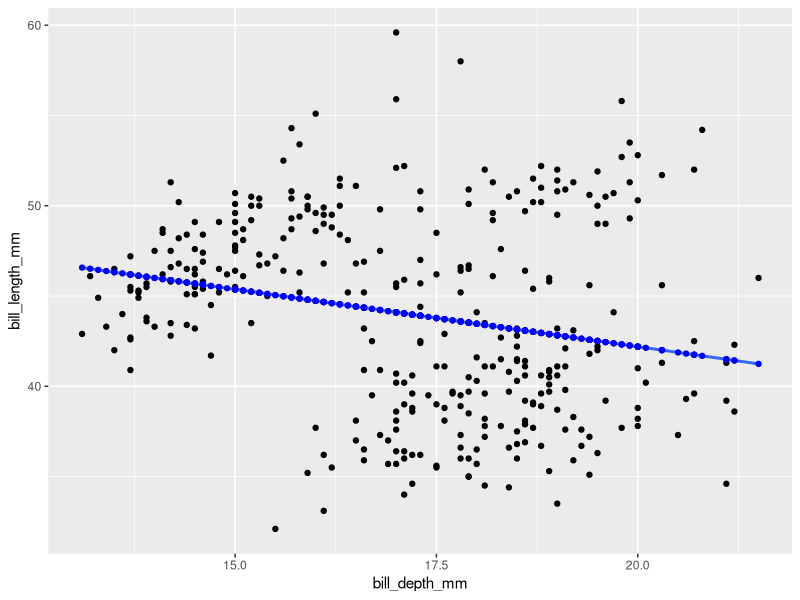
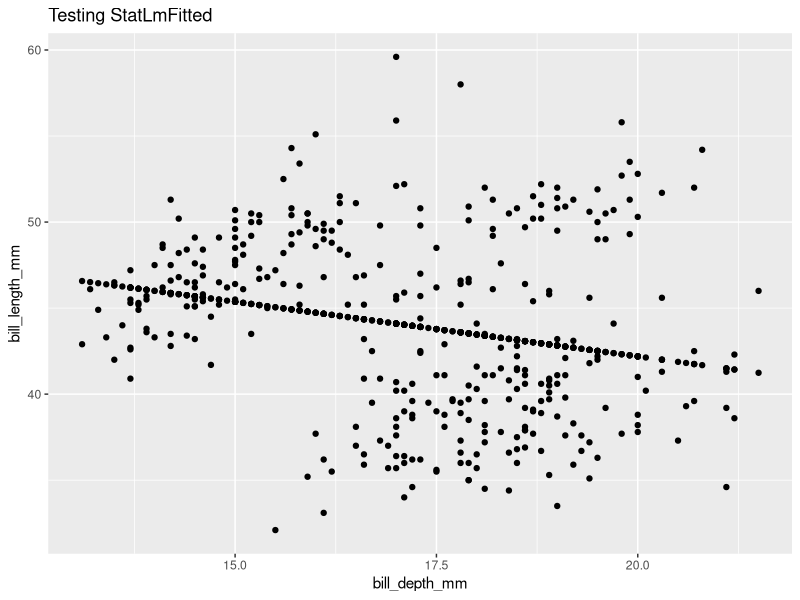
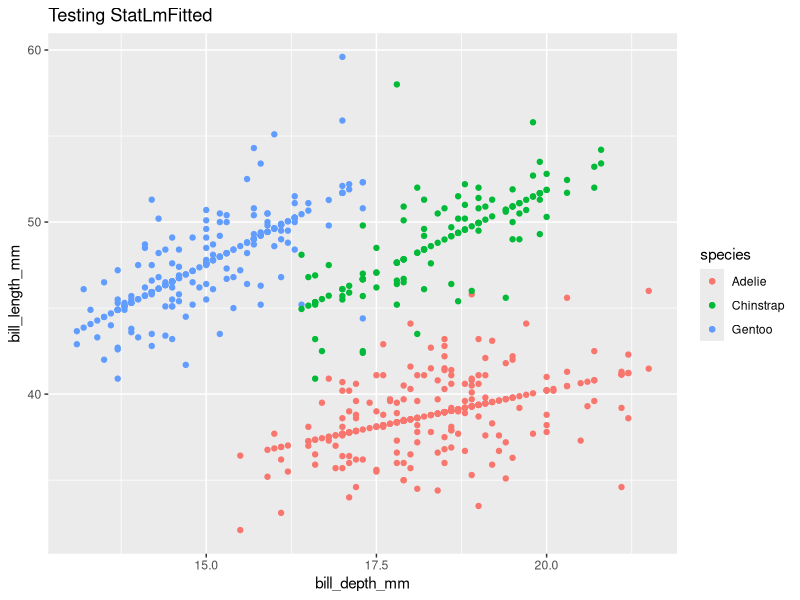
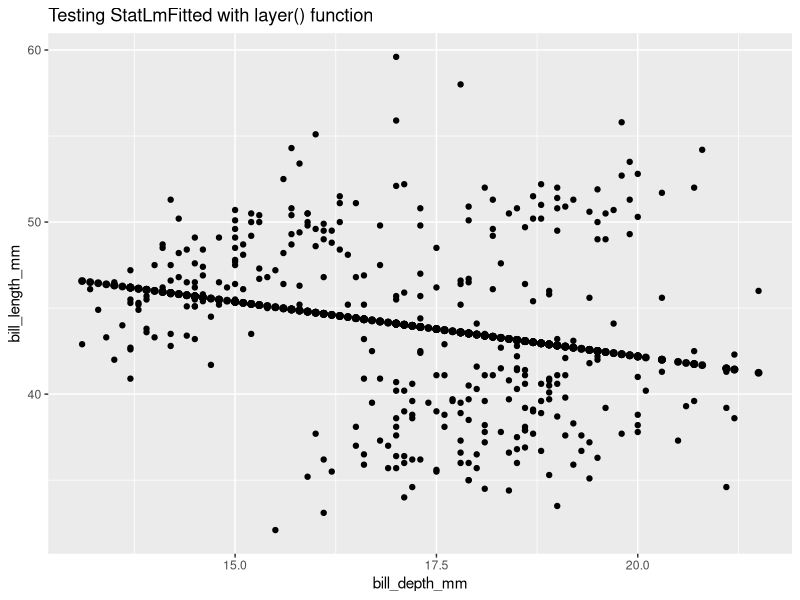
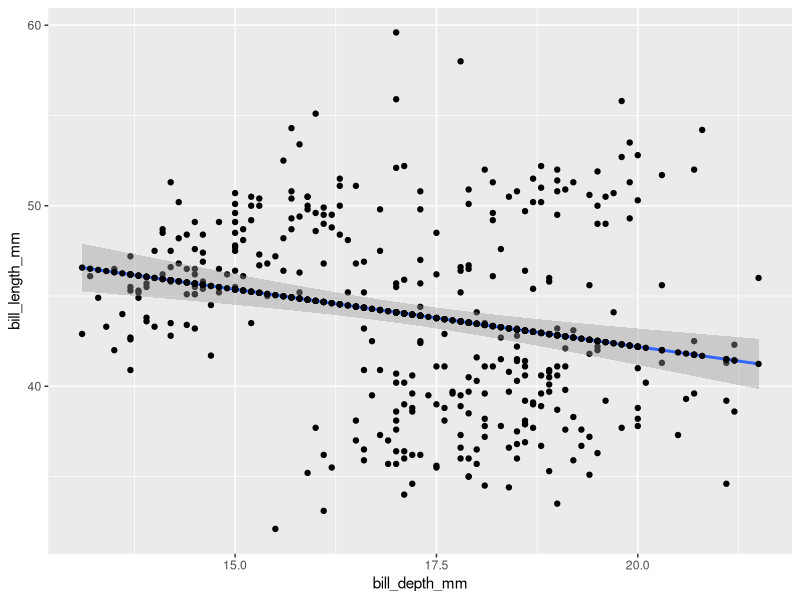
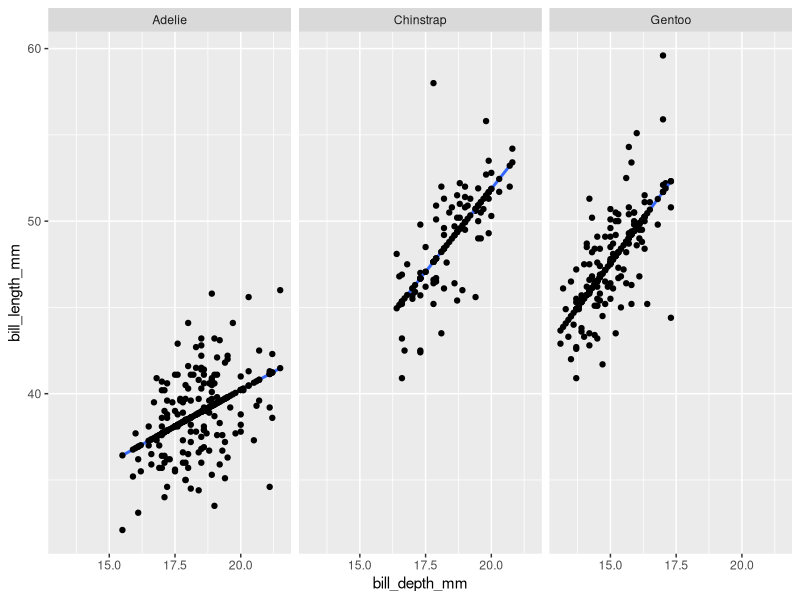

Reproduce these figures in R, in order.
## ---- chunk 1
#| label: fitted_1

library(tidyverse)
penguins <- remove_missing(palmerpenguins::penguins)

model <- lm(formula = bill_length_mm ~ bill_depth_mm, 
            data = penguins) 

penguins_w_fitted <- penguins |> 
  mutate(fitted = model$fitted.values)

penguins |> 
  ggplot() + 
  aes(x = bill_depth_mm, y = bill_length_mm) +
  geom_point() + 
  geom_smooth(method = "lm", se = F) + 
  geom_point(data = penguins_w_fitted,
             aes(y = fitted),
             color = "blue")
## ---- chunk 2
layer_data(plot = last_plot(), 
           i = 2) # the fitted y (not the raw data y) is of interest
## ---- chunk 3
#| label: fitted_2

compute_group_lm_fitted <- function(data, scales){

  model<-lm(formula = y ~ x, data = data)
  
  data |> 
    mutate(y = model$fitted.values)
  
}
## ---- chunk 4
## Test compute. 
penguins |>
  rename(x = bill_depth_mm, y = bill_length_mm) |>
  compute_group_lm_fitted()
## ---- chunk 5
#| label: fitted_3
StatLmFitted <- ggplot2::ggproto(`_class` = "StatLmFitted",
                                  `_inherit` = ggplot2::Stat,
                                  required_aes = c("x", "y"),
                                  compute_group = compute_group_lm_fitted)
## ---- chunk 6
penguins |> 
  ggplot() + 
  aes(x = bill_depth_mm,
      y = bill_length_mm) + 
  geom_point() + 
  geom_point(stat = StatLmFitted) + 
  labs(title = "Testing StatLmFitted")

## ---- chunk 7
last_plot() + 
  aes(color = species)
## ---- chunk 8
penguins |> 
  ggplot() + 
  aes(x = bill_depth_mm,
      y = bill_length_mm) + 
  geom_point() + 
  layer(geom = GeomPoint, 
        stat = StatLmFitted, 
        position = "identity", 
        params = list(size = 2)) + 
  labs(title = "Testing StatLmFitted with layer() function")
## ---- chunk 9
#| label: fitted_4

stat_lm_fitted <- function(mapping = NULL, data = NULL, geom = "point", position = "identity", 
    ..., show.legend = NA, inherit.aes = TRUE) {
    layer(data = data, mapping = mapping, stat = StatLmFitted, 
        geom = geom, position = position, show.legend = show.legend, 
        inherit.aes = inherit.aes, params = list(na.rm = FALSE, 
            ...))
}
## ---- chunk 10
stat_identity
## ---- chunk 11
geom_lm_fitted <- stat_lm_fitted
## ---- chunk 12
# user-facing function
geom_lm_fitted <- function(mapping = NULL, data = NULL, 
                         stat = "lm_fitted", position = "identity", 
                         ..., show.legend = NA, inherit.aes = TRUE) 
{
    layer(data = data, mapping = mapping, stat = stat, 
        geom = GeomPoint, position = position, show.legend = show.legend, 
        inherit.aes = inherit.aes, params = rlang::list2(na.rm = FALSE, 
            ...))
}
## ---- chunk 13
#| label: fitted_5
penguins |> 
  ggplot() + 
  aes(x = bill_depth_mm, y = bill_length_mm) +
  geom_point() + 
  geom_smooth(method = "lm") +
  geom_lm_fitted()
## ---- chunk 14
#| label: fitted_6
penguins |> 
  ggplot() + 
  aes(x = bill_depth_mm, y = bill_length_mm) +
  geom_point() + 
  geom_smooth(method= "lm", se= F) +
  geom_lm_fitted() + 
  facet_wrap(facets = vars(species))
## ---- chunk 15
library(tidyverse)

# Step 1. Define compute
compute_group_lm_fitted <- function(data, scales){
  model <- lm(formula = y ~ x, data = data)
  data |> 
    mutate(y = model$fitted.values)
}


# Step 2. Define Stat
StatLmFitted = ggproto(`_class` = "StatLmFitted",
                      `_inherit` = Stat,
                      required_aes = c("x", "y"),
                      compute_group = compute_group_lm_fitted)

# Step 3. Define user-facing functions

## define stat_*()
stat_lm_fitted <- function(mapping = NULL, data = NULL, 
                         geom = "point", position = "identity", 
                         ..., show.legend = NA, inherit.aes = TRUE) 
{
    layer(data = data, mapping = mapping, stat = StatLmFitted, 
        geom = geom, position = position, show.legend = show.legend, 
        inherit.aes = inherit.aes, params = rlang::list2(na.rm = FALSE, 
            ...))
}

## define geom_*()
geom_lm_fitted <- stat_lm_fitted
